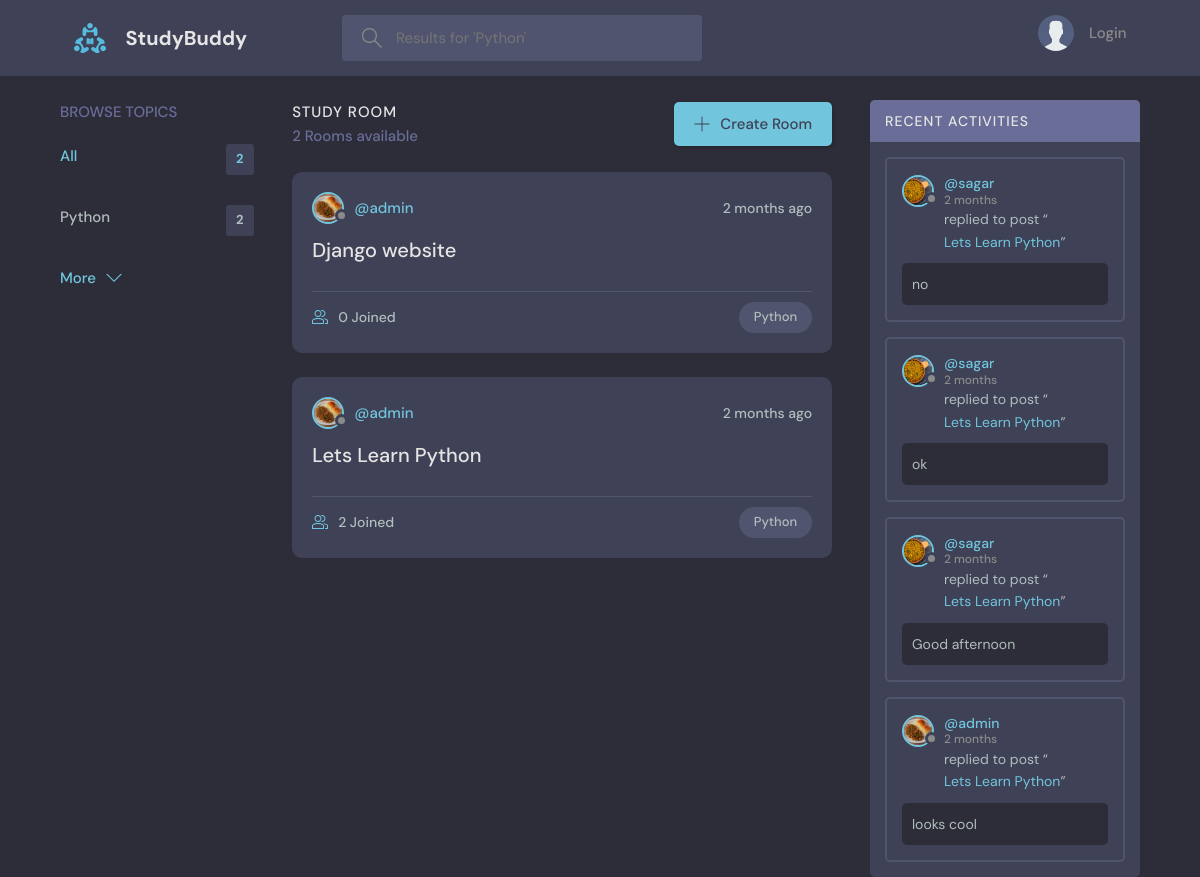
Page /?q=Python on the earlier database version.
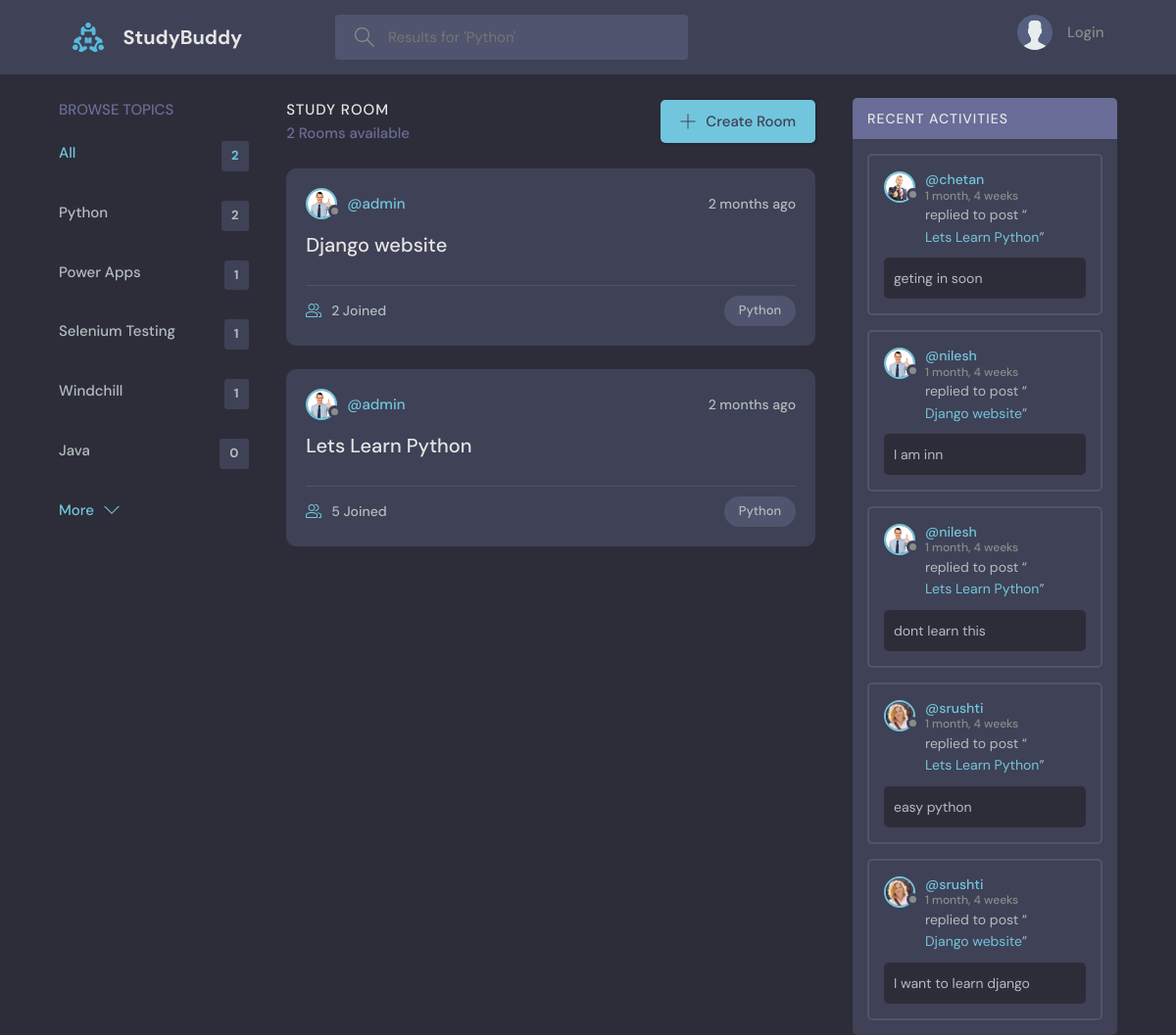
Same page on the later database version.
### base/models.py (models this page shows, shortened)
class Topic(models.Model):
    name = models.CharField(max_length=200) # group name

class Room(models.Model):
    host =  models.ForeignKey(User,on_delete=models.SET_NULL, null=True)
    topic = models.ForeignKey(Topic,on_delete=models.SET_NULL, null=True) # Single topic may have many rooms ==> single to Many RELATIONSHIP
    name = models.CharField(max_length=200)
    description = models.TextField(null=True,blank=True)
    participants = models.ManyToManyField(User,related_name='participants',blank=True) # many to many relationship
    updated = models.DateTimeField(auto_now=True)
    created = models.DateTimeField(auto_now_add=True)
    def __str__(self) -> str:
        return self.name
    class Meta:
        ordering = ['-updated','-created']

class User(AbstractUser):
    name = models.CharField(max_length=200, null= True)
    email = models.EmailField(unique=True,null=True)
    bio = models.TextField(null=True)
    avatar= models.ImageField(null=True, default="avatar.svg")
    USERNAME_FIELD: str='email'
    REQUIRED_FIELDS: list[str] = []

class Message(models.Model):
    user = models.ForeignKey(User,on_delete=models.CASCADE)# one user can do many messages ==> one to many RELATIONSHIP
    room = models.ForeignKey(Room,on_delete=models.CASCADE) #Single room contain many message==> single to Many RELATIONSHIP
    body = models.TextField()
    updated = models.DateTimeField(auto_now=True)
    created = models.DateTimeField(auto_now_add=True)
    def __str__(self) -> str:
        return self.body[:50]
    class Meta:
        ordering = ['-created']

### base/views.py (the view)
# urls.py: path('', views.home, name='home'),
def home(request):
    q = request.GET.get('q','')
    rooms = Room.objects.filter(
        Q(topic__name__icontains=q) |
        Q(name__icontains=q) |
        Q(description__icontains=q) |
        Q(host__username__icontains=q)
    )
    topics = Topic.objects.all()[:5]
    room_messages = Message.objects.filter(
        Q(room__topic__name__icontains=q)
    )
    context = {
        'rooms':rooms,
        'topics':topics,
        'room_count': rooms.count(),
        'room_messages':room_messages[:5],
        'q':q
    }
    return render(request,'home.html',context)

### base/templates/home.html (shortened to what this page needs)
{% extends "base.html" %}
{% load static %}
{% block content_block %}
    <main class="layout layout--3">
      <div class="container">
        <div>
          {% include 'topics_component.html' %}
        </div>
        <div class="roomList">
          <div class="roomList__header">
            <div>
              <h2>Study Room</h2>
              <p>{{room_count}} Rooms available</p>
            </div>
            <a class="btn btn--main" href="{% url 'create-room' %}">
              <svg version="1.1" xmlns="http://www.w3.org/2000/svg" width="32" height="32" viewBox="0 0 32 32">
                <title>add</title>
                <path
                  d="M16.943 0.943h-1.885v14.115h-14.115v1.885h14.115v14.115h1.885v-14.115h14.115v-1.885h-14.115v-14.115z"
                ></path>
              </svg>
              Create Room
            </a>
          </div>
          {% include 'feed_component.html' %}
        </div>
        <div>
          {% include 'activity_component.html' %}
        </div>
      </div>
    </main>
{% endblock content_block %}

### base/templates/topics_component.html
<div class="topics">
  <div class="topics__header">
    <h2>Browse Topics</h2>
  </div>
  <ul class="topics__list">
    <li>
      <a href="{% url 'home' %}" class="active">All <span>{{rooms.count}}</span></a>
    </li>
    {% for topic in topics %}
    <li>
      <a href="{% url 'home' %}?q={{topic.name}}">{{topic.name}} <span>{{topic.room_set.all.count}}</span></a>
    </li>
    {% endfor %}
  </ul>
  <a class="btn btn--link" href="{% url 'topics' %}">
    More
    <svg version="1.1" xmlns="http://www.w3.org/2000/svg" width="32" height="32" viewBox="0 0 32 32">
      <title>chevron-down</title>
      <path d="M16 21l-13-13h-3l16 16 16-16h-3l-13 13z"></path>
    </svg>
  </a>
</div>

### base/templates/feed_component.html (shortened to what this page needs)
{% for room in rooms %}
<div class="roomListRoom">
  <div class="roomListRoom__header">
    <a href="{% url 'user-profile' room.host.id %}" class="roomListRoom__author">
      <div class="avatar avatar--small">
        <img src="{{room.host.avatar.url}}" />
      </div>
      <span>@{{room.host.username}}</span>
    </a>
    <div class="roomListRoom__actions">
      <span>{{room.created | timesince}} ago</span>
    </div>
  </div>
  <div class="roomListRoom__content">
    <a href="{% url 'room' room.id %}">{{room.name}}</a>
  </div>
  <div class="roomListRoom__meta">
    <a href="{% url 'room' room.id %}" class="roomListRoom__joined">
      {{room.participants.all.count}} Joined
    </a>
    <p class="roomListRoom__topic">{{room.topic.name}}</p>
  </div>
</div>
{% endfor %}

### base/templates/activity_component.html (shortened to what this page needs)
<div class="activities">
  <div class="activities__header">
    <h2>Recent Activities</h2>
  </div>
  {% for message in room_messages %}
  <div class="activities__box">
    <div class="activities__boxHeader roomListRoom__header">
      <a href="{% url 'user-profile' message.user.id %}" class="roomListRoom__author">
        <div class="avatar avatar--small">
          <img src="{{message.user.avatar.url}}" />
        </div>
        <p>
          @{{message.user.username}}
          <span>{{message.created | timesince}}</span>
        </p>
      </a>
    </div>
    <div class="activities__boxContent">
      <p>replied to post “<a href="{% url 'room' message.room.id %}">{{message.room}}</a>”</p>
      <div class="activities__boxRoomContent">
        {{message}}
      </div>
    </div>
  </div>
  {% endfor %}
</div>

Differences in the rows shown:
no longer on this page (row unchanged): Message: user.avatar (picture), user.username "sagar", created "2 months", room "Lets Learn Python", body "no"
no longer on this page (row unchanged): Message: user.avatar (picture), user.username "sagar", created "2 months", room "Lets Learn Python", body "ok"
no longer on this page (row unchanged): Message: user.avatar (picture), user.username "sagar", created "2 months", room "Lets Learn Python", body "Good afternoon"
no longer on this page (row unchanged): Message: user.avatar (picture), user.username "admin", created "2 months", room "Lets Learn Python", body "looks cool"
added Topic: name "Power Apps", room_set.all.count "1"
added Topic: name "Selenium Testing", room_set.all.count "1"
added Topic: name "Windchill", room_set.all.count "1"
added Topic: name "Java", room_set.all.count "0"
changed through a linked row, Room "Django website": host.avatar: a different picture; participants.all.count "0" → "2"
changed through a linked row, Room "Lets Learn Python": host.avatar: a different picture; participants.all.count "2" → "5"
added Message: user.avatar (picture), user.username "chetan", created "1 month, 4 weeks", room "Lets Learn Python", body "geting in soon"
added Message: user.avatar (picture), user.username "nilesh", created "1 month, 4 weeks", room "Django website", body "I am inn"
added Message: user.avatar (picture), user.username "nilesh", created "1 month, 4 weeks", room "Lets Learn Python", body "dont learn this"
added Message: user.avatar (picture), user.username "srushti", created "1 month, 4 weeks", room "Lets Learn Python", body "easy python"
added Message: user.avatar (picture), user.username "srushti", created "1 month, 4 weeks", room "Django website", body "I want to learn django"
